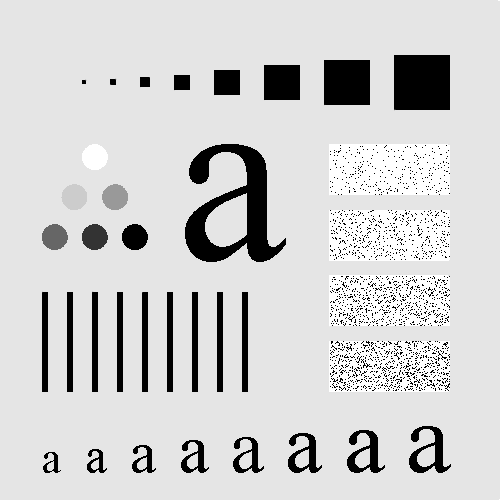
#> input picture image/pattern_blur.tif, 500 x 500 px, found by its file name
$ python imageFiltering.py
#> lines starting #> are read from the running program, lines starting #| are printed output that depends on the picture
import cv2
import numpy as np
import matplotlib.pyplot as plt

# Read the image
Path = "E:\\Study\\Academic\\Year - 4 Term - 2\\CSTE 4201 - Digital Image Processing\\lab-programs\\image\\pattern_blur.tif"
I = cv2.imread(Path, 1)
#> I is the input picture: shape (500, 500, 3); min 0, max 255, mean 207.4

# Define the filter kernel (3x3 averaging filter)
h = np.ones((3, 3), dtype=np.float32) / 9

# Apply the filter using OpenCV's filter2D function
I2 = cv2.filter2D(I, -1, h)
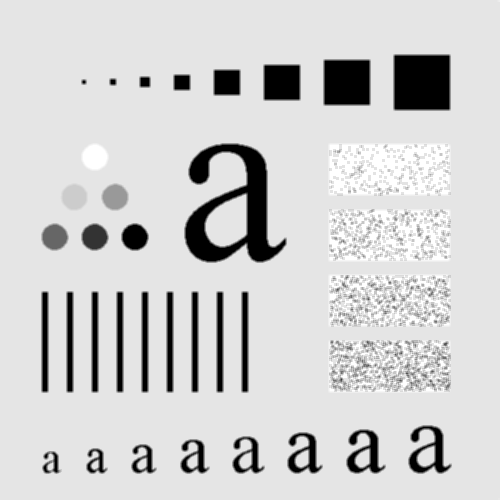
#> I2: shape (500, 500, 3); min 0, max 255, mean 207.4

# Display the original image
plt.subplot(1, 2, 1)
plt.imshow(cv2.cvtColor(I, cv2.COLOR_BGR2RGB))
plt.title("Original Image")

# Display the filtered image
plt.subplot(1, 2, 2)
plt.imshow(cv2.cvtColor(I2, cv2.COLOR_BGR2RGB))
plt.title("Filtered Image")

plt.tight_layout()
plt.show()
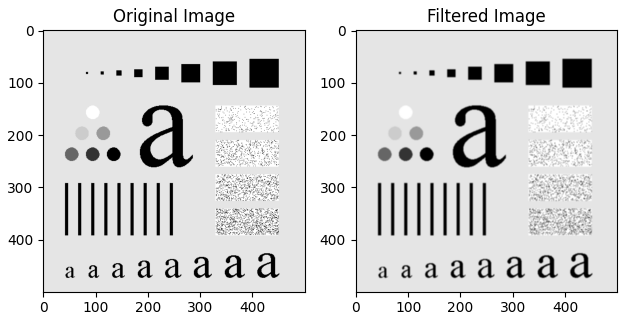
#> figure drawn by matplotlib, 2 panels
